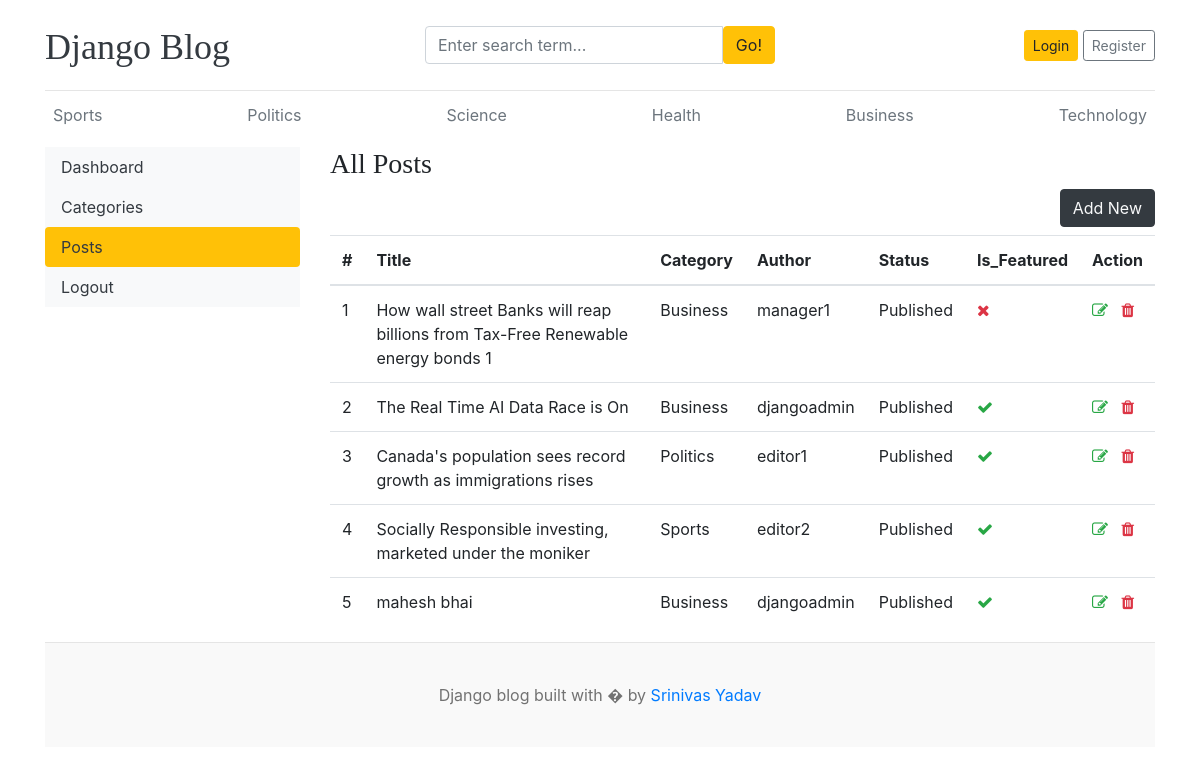
The app's page /dashboard/posts/ with its own data.
### blogs/models.py (models this page shows, shortened)
class Category(models.Model):
    category_name = models.CharField(max_length=50, unique=True)
    created_at=models.DateTimeField(auto_now_add=True)
    updated_at=models.DateTimeField(auto_now=True)
    class Meta:
        verbose_name_plural = 'Categories'
    def __str__(self):
        return self.category_name

class Blog(models.Model):
    title = models.CharField(max_length=100)
    slug = models.SlugField(max_length=100, unique=True, blank=False)
    category = models.ForeignKey(Category, on_delete=models.CASCADE)
    author = models.ForeignKey(User, on_delete=models.CASCADE)
    featured_image = models.ImageField(upload_to = '%Y/%m/%d')
    short_description = models.TextField(max_length=500)
    blog_body = models.TextField(max_length=2000)
    status = models.CharField(max_length=20, choices=STATUS_CHOICES, default="Draft")
    is_featured  = models.BooleanField(default=False)
    created_at=models.DateTimeField(auto_now_add=True)
    updated_at=models.DateTimeField(auto_now=True)

### dashboards/views.py (the view)
# urls.py: path('posts/', views.posts, name='posts'),
def posts(request):
    posts=Blog.objects.all()
    context={
        'posts': posts
    }
    return render(request, 'dashboard/posts.html', context)

### blogs/context_processors.py (called while the page is built)
def get_categories(request):
    categories = Category.objects.all()
    return dict(categories=categories)

def get_social_links(request):
    social_links = SocialLink.objects.all()
    return dict(social_links=social_links)

### templates/dashboard/posts.html (shortened to what this page needs)
{% extends 'base.html' %}
{% block content %}
<div class="row">
    {% include 'dashboard/sidebar.html' %}
    <div class="col-md-9">
        <h3> All Posts </h3>
        <a href="{% url 'add_post' %}" class="btn btn-dark text-light float-right mb-2">Add New</a>
        <table class="table">
            <thead>
                <tr>
                    <th>#</th>
                    <th>Title</th>
                    <th>Category</th>
                    <th>Author</th>
                    <th>Status</th>
                    <th>Is_Featured</th>
                    <th>Action</th>
                </tr>
            </thead>
            <tbody>
                {% for post in posts %}
                <tr>
                    <td>{{ forloop.counter }}</tds>
                    <td>{{ post.title }}</td>
                    <td>{{ post.category }}</td>
                    <td>{{ post.author }}</td>
                    <td>{{ post.status }}</td>
                    <td>{% if post.is_featured %}<i class="fa fa-check text-success"></i>{% else %} <i class="fa fa-times text-danger"></i> {% endif %}</td>
                    <td>
                        <a href="{% url 'edit_post' post.id %}"><i class="fa fa-edit text-success"></i></a>
                        <a href="{% url 'delete_post' post.id %}"><i class="fa fa-trash text-danger"></i></a>
                    </td>
                </tr>
                {% endfor %}
            </tbody>
        </table>
    </div>
</div>
{% endblock %}

### templates/base.html (shortened to what this page needs)
{% load static %}
<!DOCTYPE html>
<html lang="en">
<head>
  <link href="https://getbootstrap.com/docs/4.0/dist/css/bootstrap.min.css" rel="stylesheet">
  <link href="{% static 'css/blog.css' %}" rel="stylesheet">
  <link rel="stylesheet" href="https://cdnjs.cloudflare.com/ajax/libs/font-awesome/4.7.0/css/font-awesome.min.css">
</head>
<body>
  <div class="container">
    <header class="blog-header py-3">
      <div class="row flex-nowrap justify-content-between align-items-center">
        <div class="col-4 pt-1">
          <a class="blog-header-logo text-dark" href="/">Django Blog</a>
        </div>
        <div class="col-4">
          <form action="{% url 'search' %}" method="GET">
            <div class="input-group">
              <input class="form-control" type="text" name="keyword" value="{{ keyword }}"
                placeholder="Enter search term..." aria-label="Enter search term..." aria-describedby="button-search" />
              <button type="submit" class="btn btn-warning" id="button-search" type="button">Go!</button>
            </div>
          </form>
        </div>
        <div class="col-4 d-flex justify-content-end align-items-center">
          {% if not user.is_authenticated %}
          <a class="btn btn-sm btn-warning" href="{% url 'login' %}">Login</a> &nbsp;
          <a class="btn btn-sm btn-outline-secondary" href="{% url 'register' %}">Register</a>
          {% else %}
          <span><a href="{% url 'dashboards' %}">Dashboard</a></span>
          &emsp;
          <span><a href="{% url 'logout' %}">Logout</a></span>
          {% endif %}
        </div>
      </div>
    </header>
    <div class="nav-scroller py-1 mb-2">
      <nav class="nav d-flex justify-content-between">
        {% for category in categories %}
        <a class="p-2 text-muted" href="{% url 'posts_by_category' category.id %}">{{ category.category_name }}</a>
        {% endfor %}
      </nav>
    </div>
    {% block content %}
    {% endblock %}
    <footer class="blog-footer">
      <p>Django blog built with � by <a href="#">Srinivas Yadav</a></p>
    </footer>
</body>
</html>

### blog_main/static/css/blog.css (style rules this page uses)
.blog-header { border-bottom: 1px solid #e5e5e5; }
.blog-header-logo { font-family: "Playfair Display", Georgia, "Times New Roman", serif; font-size: 2.25rem; }
h1, h2, h3, h4, h5, h6 { font-family: "Playfair Display", Georgia, "Times New Roman", serif; }
.blog-footer { padding: 2.5rem 0; color: #727272; text-align: center; background-color: #f9f9f9; border-top: .05rem solid #e5e5e5; }
.blog-footer p:last-child { margin-bottom: 0; }

### records on screen
Category: category_name "Sports"
Category: category_name "Politics"
Category: category_name "Science"
Category: category_name "Health"
Category: category_name "Business"
Category: category_name "Technology"
Blog: title "How wall street Banks will reap billions from Tax-Free Renewable energy bonds 1", category "Business", author "manager1", status "Published", is_featured False (drawn)
Blog: title "The Real Time AI Data Race is On", category "Business", author "djangoadmin", status "Published", is_featured True (drawn)
Blog: title "Canada's population sees record growth as immigrations rises", category "Politics", author "editor1", status "Published", is_featured True (drawn)
Blog: title "Socially Responsible investing, marketed under the moniker", category "Sports", author "editor2", status "Published", is_featured True (drawn)
Blog: title "mahesh bhai", category "Business", author "djangoadmin", status "Published", is_featured True (drawn)
